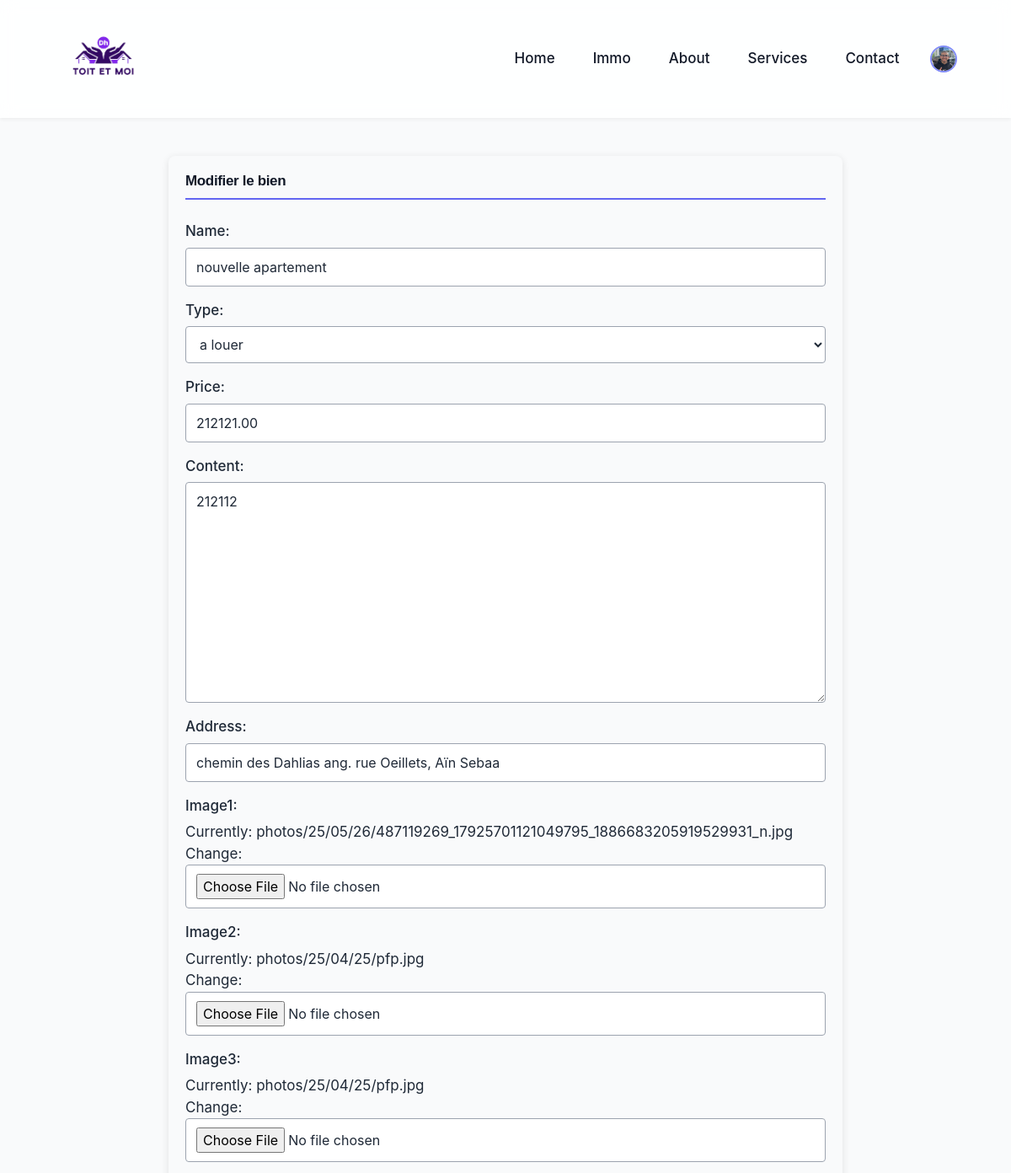
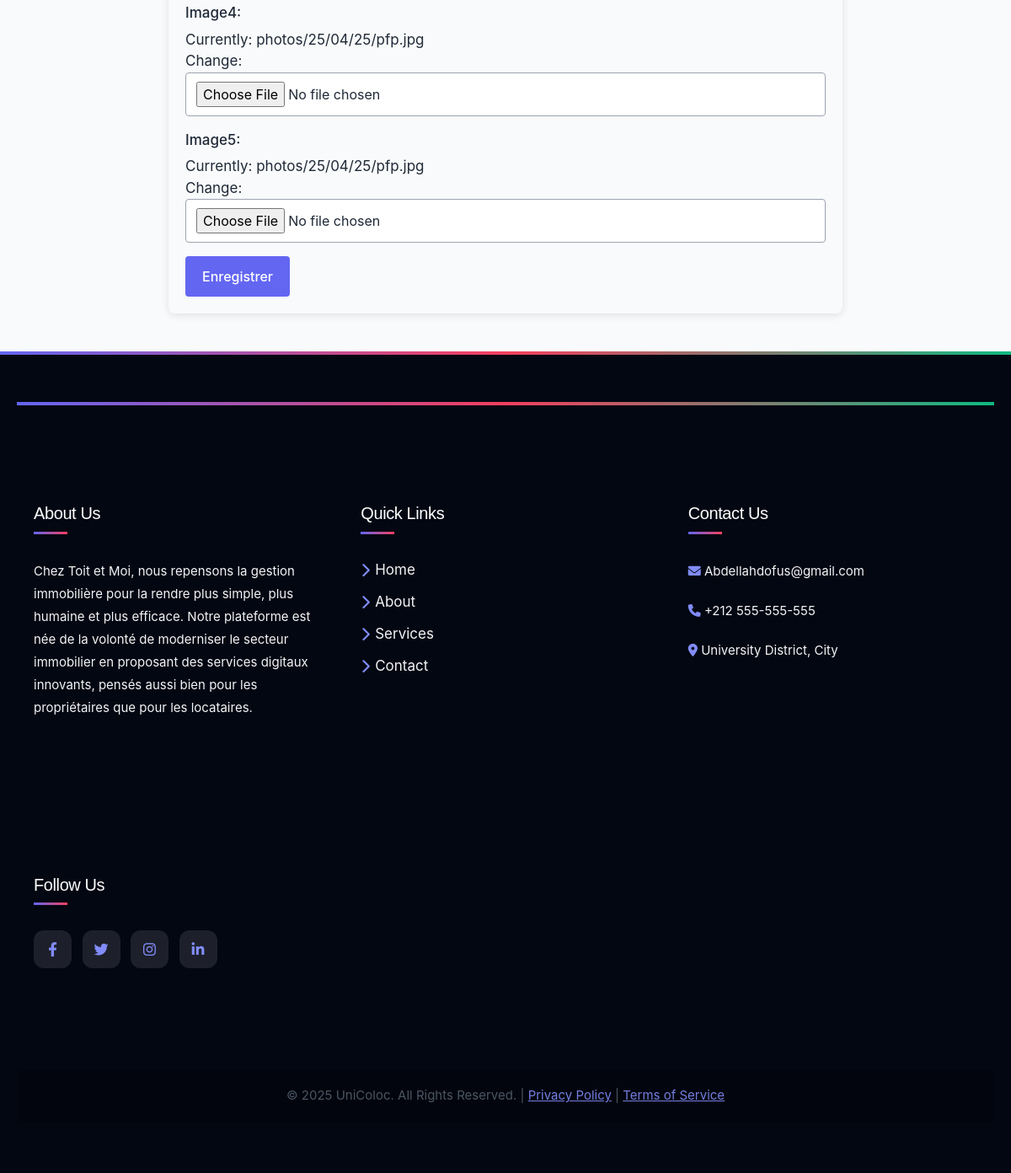
Screenshot of /bien/37/modifier/ (signed in) with the database file from the repository (2 pictures, top to bottom).
### app/models.py (models this page shows, shortened)
class CustomUser(AbstractUser):
    status = [
        ('entrepreneur', 'entrepreneur'),
        ('client', ' client'),
        ('admin','admin'),
        ('visiteur','visiteur')
    ]
    status = models.CharField(max_length=50, default='visiteur', choices=status)
    profile_picture = models.ImageField(upload_to='locataire_profile_pics/',default='locataire_profile_pics/Default.jpg', null=True, blank=True)
    phone_number = models.CharField(max_length=15, null=True, blank=True)
    date_of_birth = models.DateField(null=True, blank=True)
    address = models.CharField(max_length=255, null=True, blank=True)
    Carteid= models.CharField(max_length=100, null=True, blank=True)

class BienImmo(models.Model):
    x = [
        ('a vendre', 'a vendre'),
        ('a louer', 'a louer')
    ]
    name = models.CharField(max_length=200, default='nouvelle apartement')
    type = models.CharField(max_length=50, null=True, blank=True, choices=x)
    price = models.DecimalField(max_digits=15, decimal_places=2)
    content = models.TextField()
    address = models.CharField(max_length=255, default='')
    image1 = models.ImageField(upload_to='photos/%y/%m/%d', default='photos/25/04/25/pfp.jpg')
    image2 = models.ImageField(upload_to='photos/%y/%m/%d', default='photos/25/04/25/pfp.jpg')
    image3 = models.ImageField(upload_to='photos/%y/%m/%d', default='photos/25/04/25/pfp.jpg')
    image4 = models.ImageField(upload_to='photos/%y/%m/%d', default='photos/25/04/25/pfp.jpg')
    image5 = models.ImageField(upload_to='photos/%y/%m/%d', default='photos/25/04/25/pfp.jpg')
    user = models.ForeignKey(entrepreneur,on_delete=models.CASCADE)
    active = models.BooleanField(default=False)
    class Meta:
        ordering = ['price']

### app/views.py (the view)
# urls.py: path('bien/<int:pk>/modifier/', BienUpdateView.as_view(), name='bien_modifier'),
class BienUpdateView(LoginRequiredMixin, UserPassesTestMixin, UpdateView):
    model = BienImmo
    fields = ['name', 'type', 'price', 'content', 'address', 'image1', 'image2', 'image3', 'image4', 'image5']
    success_url = reverse_lazy('Products')
    def test_func(self):
        bien = self.get_object()
        user = self.request.user
        if user.status == 'admin':
            return True
        try:
            ent = entrepreneur.objects.get(user=user)
            return bien.user == ent
        except entrepreneur.DoesNotExist:
            return False

### app/context_processors.py (called while the page is built)
def unread_message_count(request):
    if request.user.is_authenticated:
        count = Message.objects.filter(recipient=request.user, is_read=False).count()
        return {'unread_message_count': count}
    return {}

### templates/app/bienimmo_form.html (shortened to what this page needs)
{% extends "base.html" %}
{% block content %}
<div class="property-form-container">
  <h2 class="page-title">Modifier le bien</h2>
  <form method="post" enctype="multipart/form-data" class="property-form">
    {% for field in form %}
    <div class="form-group">
      {{ field.label_tag }}
      {{ field }}
    </div>
    {% endfor %}
    <button type="submit" class="submit-btn">Enregistrer</button>
  </form>
</div>
{% endblock %}

### templates/base.html (shortened to what this page needs)
{% load static %}
<!DOCTYPE html>
<html lang="en">
<head>
    <link rel="stylesheet" href="https://cdnjs.cloudflare.com/ajax/libs/font-awesome/6.0.0/css/all.min.css">
    <script src="https://cdn.tailwindcss.com"></script>
<link rel="stylesheet" href="https://cdn.jsdelivr.net/npm/flatpickr/dist/flatpickr.min.css">
    <link href="https://cdn.jsdelivr.net/npm/bootstrap@5.3.5/dist/css/bootstrap.min.css" rel="stylesheet">
</head>
<body>
  <body>
    <nav class="navbar">
        <div class="logo">
          <a href="{% url 'SayHello' %}">
            <img src="\media\photos\25\04\25\logo.png" alt="Toit et Moi">
          </a>
        </div>
        <ul class="nav-links" id="nav-links">
            <li><a href="{% url 'SayHello' %}">Home</a></li>
            <li><a href="{% url 'Products' %}">Immo</a></li>
            <li><a href="{% url 'Settings' %}">About</a></li>
            <li><a href="{% url 'Services' %}">Services</a></li>
            <li><a href="{% url 'Contact' %}">Contact</a></li>
            {% if user.is_authenticated %}
            <li class="relative">
              <a href="javascript:void(0)" id="profile-menu-toggle">
                <img src="{{ request.user.profile_picture.url }}"  alt="Profile Picture" class="w-12 h-12 rounded-full border-2 border-primary-light">
              </a>
          </li>
            {% else %}
            <li><a href="{% url 'Loginpage' %}">Login</a></li>
            <li><a href="{% url 'Register' %}">Register</a></li>
            {% endif %}
        </ul>
    </nav>
    <main>
        {% block content %}{% endblock content %}
    </main>
    <footer>
        <div class="footer-container">
          <footer>
            <div class="footer-container">
                <section class="footer-section">
                    <h4>About Us</h4>
                    <p>Chez Toit et Moi, nous repensons la gestion immobilière pour la rendre plus simple, plus humaine et plus efficace. Notre plateforme est née de la volonté de moderniser le secteur immobilier en proposant des services digitaux innovants, pensés aussi bien pour les propriétaires que pour les locataires.</p>
                </section>
                <section class="footer-section">
                    <h4>Quick Links</h4>
                    <ul>
                        <li><a href="{% url 'SayHello' %}"><i class="fas fa-chevron-right"></i> Home</a></li>
                        <li><a href="{% url 'Settings' %}"><i class="fas fa-chevron-right"></i> About</a></li>
                        <li><a href="{% url 'Services' %}"><i class="fas fa-chevron-right"></i> Services</a></li>
                        <li><a href="{% url 'Contact' %}"><i class="fas fa-chevron-right"></i> Contact</a></li>
                    </ul>
                </section>
                <section class="footer-section">
                    <h4>Contact Us</h4>
                    <p><i class="fas fa-envelope"></i> <a href="mailto:Abdellahdofus@gmail.com">Abdellahdofus@gmail.com</a></p>
                    <p><i class="fas fa-phone"></i> +212 555-555-555</p>
                    <p><i class="fas fa-map-marker-alt"></i> University District, City</p>
                </section>
                <section class="footer-section">
                    <h4>Follow Us</h4>
                    <div class="social-media">
                        <a href="https://facebook.com" target="_blank" aria-label="Facebook"><i class="fab fa-facebook-f"></i></a>
                        <a href="https://twitter.com" target="_blank" aria-label="Twitter"><i class="fab fa-twitter"></i></a>
                        <a href="https://instagram.com" target="_blank" aria-label="Instagram"><i class="fab fa-instagram"></i></a>
                        <a href="https://linkedin.com" target="_blank" aria-label="LinkedIn"><i class="fab fa-linkedin-in"></i></a>
                    </div>
                </section>
            </div>
            <div class="footer-bottom">
                <p>&copy; 2025 UniColoc. All Rights Reserved. | <a href="#">Privacy Policy</a> | <a href="#">Terms of Service</a></p>
            </div>
        </footer>
        </div>
    </footer>
</head>

### templates/app/bienimmo_form.html (style rules this page uses)
:root { --primary-color: #6366f1; --primary-dark: #4f46e5; --primary-light: #818cf8; --secondary-color: #10b981; --accent-color: #f43f5e; --success-color: #3b82f6; --dark-color: #111827; --darker-color: #030712; --light-color: #f9fafb; --light-gray: #f3f4f6; --medium-gray: #9ca3af; --dark-gray: #4b5563; --text-color: #1f2937; --light-text: #ffffff; }
.property-form-container { max-width: 800px; margin: 0 auto; padding: 20px; background-color: var(--light-color); border-radius: 8px; box-shadow: 0 2px 10px rgba(0, 0, 0, 0.1); }
.page-title { color: var(--dark-color); margin-bottom: 25px; font-weight: 600; border-bottom: 2px solid var(--primary-color); padding-bottom: 10px; }
.property-form label { display: block; margin-bottom: 6px; font-weight: 500; color: var(--text-color); }
.property-form input[type="text"], .property-form input[type="number"], .property-form input[type="email"], .property-form input[type="date"], .property-form input[type="file"], .property-form select, .property-form textarea { width: 100%; padding: 10px 12px; margin-bottom: 16px; border: 1px solid var(--medium-gray); border-radius: 4px; font-size: 16px; box-sizing: border-box; transition: border-color 0.3s ease; background-color: var(--light-text); color: var(--text-color); }
.submit-btn { background-color: var(--primary-color); color: var(--light-text); border: none; padding: 12px 20px; font-size: 16px; border-radius: 4px; cursor: pointer; transition: background-color 0.3s ease; font-weight: 500; }

### rows the page displays
CustomUser: user.profile_picture (picture)
BienImmo: form "nouvelle apartement" "a louer" "212121.00" "212112" "chemin des Dahlias ang. rue Oeillets, Aïn Sebaa"

### other values shown
{{ field.label_tag }} "Name:" "Type:" "Price:" "Content:" "Address:" "Image1:" "Image2:" "Image3:" "Image4:" "Image5:"
